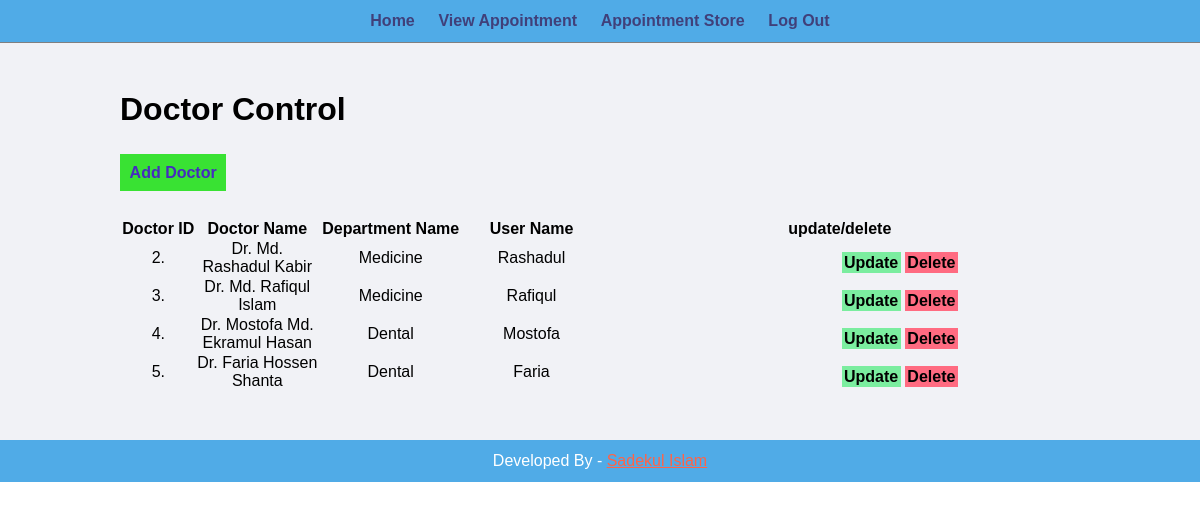
Screenshot of /doctor/doctor_list.php (signed in) with the database file from the repository.
### tables this page shows
CREATE TABLE `doctorpanel` (
  `doctor_id` int(11) NOT NULL,
  `doctor_name` varchar(100) NOT NULL,
  `depart_name` varchar(100) NOT NULL,
  `email_name` varchar(255) NOT NULL,
  `user_name` varchar(100) NOT NULL,
  `password` varchar(255) NOT NULL
);

### doctor/doctor_list.php (the view)
<?php include('includes/header.php'); ?>
<div class="manage">
        <div class = "wrapper">
            <h1>Doctor Control</h1>
            <br>
            <br>
            <a href="doctor_add.php" class="btn-add">Add Doctor</a>
            <br>
            <br>
            <br>
            <table class="tbl-full">
                <tr>
                    <th>Doctor ID</th>
                    <th>Doctor Name</th>
                    <th>Department Name</th>
                    <th>User Name</th>
                    <th>update/delete</th>
                </tr>
                <?php
                    $sql = "SELECT * FROM doctorpanel";
                    $res = mysqli_query($con, $sql);
                    $count = mysqli_num_rows($res);
                    if($count>0)
                    {
                        while($row=mysqli_fetch_assoc($res))
                        {
                            $doctor_id = $row['doctor_id'];
                            $doctor_name = $row['doctor_name'];
                            $depart_name = $row['depart_name'];
                            $user_name = $row['user_name'];
                            ?>
                            <tr>
                                <td style="width: 80px;text-align: center;"><?php echo  $doctor_id; ?>. </td>
                                <td style="width: 140px;text-align: center;"><?php echo $doctor_name; ?></td>
                                <td style="width: 160px;text-align: center;"><?php echo $depart_name; ?></td>
                                <td style="width: 160px;text-align: center;"><?php echo $user_name; ?></td>
                                <td style="width: 300px; padding-left: 240px; padding-top: 10px;">
                                    <a href="<?php echo SITEURL; ?>doctor/doctor_list_update.php?doctor_id=<?php echo $doctor_id; ?>" class="btn-update">Update</a>
                                    <a href="<?php echo SITEURL; ?>doctor/doctor_delete.php?doctor_id=<?php echo $doctor_id; ?>" class="btn-delete">Delete</a>
                                </td>
                            </tr>
                            <?php
                        }
                    }
                    else
                    {
                        ?>
                        <tr>
                            <td colspan="6"><div class="error">No  Doctor.</div></td>
                        </tr>
                        <?php
                    }
                ?>
            </table>
    </div>
</div>
<?php include('includes/footer.php'); ?>

### css-backend/style.css (style rules this page uses)
* { margin: 0; padding: 0; font-family: Arial, Helvetica, sans-serif; }
.wrapper { padding: 1%; width: 80%; margin: 0 auto; }
.tbl-full { width: 100%; }
.btn-add { background-color: #18e011d8; padding: 1%; color: rgba(71, 21, 209, 0.89); text-decoration: none; font-weight: bold; }
.btn-update { background-color: #7bed9f; padding: 1%; color: black; text-decoration: none; font-weight: bold; }
.btn-delete { background-color: #ff6b81; padding: 1%; color: black; text-decoration: none; font-weight: bold; }
.manage { background-color: #f1f2f6; padding: 3% 0; }

### rows the page displays
doctorpanel: doctor_id "2", doctor_name "Dr. Md. Rashadul Kabir", depart_name "Medicine", user_name "Rashadul"
doctorpanel: doctor_id "3", doctor_name "Dr. Md. Rafiqul Islam", depart_name "Medicine", user_name "Rafiqul"
doctorpanel: doctor_id "4", doctor_name "Dr. Mostofa Md. Ekramul Hasan", depart_name "Dental", user_name "Mostofa"
doctorpanel: doctor_id "5", doctor_name "Dr. Faria Hossen Shanta", depart_name "Dental", user_name "Faria"
